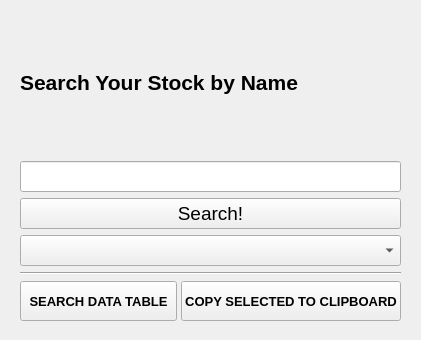
<?xml version="1.0" encoding="UTF-8"?>
<ui version="4.0">
 <class>MainWindow</class>
 <widget class="QMainWindow" name="MainWindow">
  <property name="geometry">
   <rect>
    <x>0</x>
    <y>0</y>
    <width>421</width>
    <height>340</height>
   </rect>
  </property>
  <property name="windowTitle">
   <string>MainWindow</string>
  </property>
  <widget class="QWidget" name="centralwidget">
   <widget class="QWidget" name="gridLayoutWidget_3">
    <property name="geometry">
     <rect>
      <x>20</x>
      <y>10</y>
      <width>381</width>
      <height>311</height>
     </rect>
    </property>
    <layout class="QGridLayout" name="gridLayout_3">
     <item row="0" column="0">
      <layout class="QGridLayout" name="gridLayout">
       <property name="sizeConstraint">
        <enum>QLayout::SetNoConstraint</enum>
       </property>
       <item row="1" column="0">
        <widget class="QLineEdit" name="SearchData">
         <property name="font">
          <font>
           <pointsize>14</pointsize>
          </font>
         </property>
        </widget>
       </item>
       <item row="5" column="0">
        <layout class="QHBoxLayout" name="horizontalLayout">
         <property name="spacing">
          <number>4</number>
         </property>
         <property name="sizeConstraint">
          <enum>QLayout::SetMaximumSize</enum>
         </property>
         <item>
          <widget class="QPushButton" name="SearchDataButton">
           <property name="sizePolicy">
            <sizepolicy hsizetype="Minimum" vsizetype="Fixed">
             <horstretch>0</horstretch>
             <verstretch>0</verstretch>
            </sizepolicy>
           </property>
           <property name="minimumSize">
            <size>
             <width>0</width>
             <height>40</height>
            </size>
           </property>
           <property name="font">
            <font>
             <pointsize>10</pointsize>
             <weight>75</weight>
             <bold>true</bold>
            </font>
           </property>
           <property name="text">
            <string>SEARCH DATA TABLE</string>
           </property>
          </widget>
         </item>
         <item>
          <widget class="QPushButton" name="ClipboardButton">
           <property name="sizePolicy">
            <sizepolicy hsizetype="Minimum" vsizetype="Fixed">
             <horstretch>0</horstretch>
             <verstretch>0</verstretch>
            </sizepolicy>
           </property>
           <property name="minimumSize">
            <size>
             <width>0</width>
             <height>40</height>
            </size>
           </property>
           <property name="font">
            <font>
             <pointsize>10</pointsize>
             <weight>75</weight>
             <bold>true</bold>
            </font>
           </property>
           <property name="text">
            <string>COPY SELECTED TO CLIPBOARD</string>
           </property>
          </widget>
         </item>
        </layout>
       </item>
       <item row="2" column="0">
        <widget class="QPushButton" name="SearchButton">
         <property name="font">
          <font>
           <pointsize>14</pointsize>
          </font>
         </property>
         <property name="text">
          <string>Search!</string>
         </property>
        </widget>
       </item>
       <item row="4" column="0">
        <widget class="Line" name="line">
         <property name="orientation">
          <enum>Qt::Horizontal</enum>
         </property>
        </widget>
       </item>
       <item row="3" column="0">
        <widget class="QComboBox" name="ResultsBox">
         <property name="font">
          <font>
           <pointsize>14</pointsize>
          </font>
         </property>
        </widget>
       </item>
       <item row="0" column="0">
        <widget class="QLabel" name="SearchLabel">
         <property name="enabled">
          <bool>true</bool>
         </property>
         <property name="sizePolicy">
          <sizepolicy hsizetype="Preferred" vsizetype="Preferred">
           <horstretch>0</horstretch>
           <verstretch>0</verstretch>
          </sizepolicy>
         </property>
         <property name="font">
          <font>
           <pointsize>16</pointsize>
           <weight>75</weight>
           <bold>true</bold>
          </font>
         </property>
         <property name="text">
          <string>Search Your Stock by Name</string>
         </property>
        </widget>
       </item>
      </layout>
     </item>
    </layout>
   </widget>
  </widget>
 </widget>
 <resources/>
 <connections/>
</ui>
